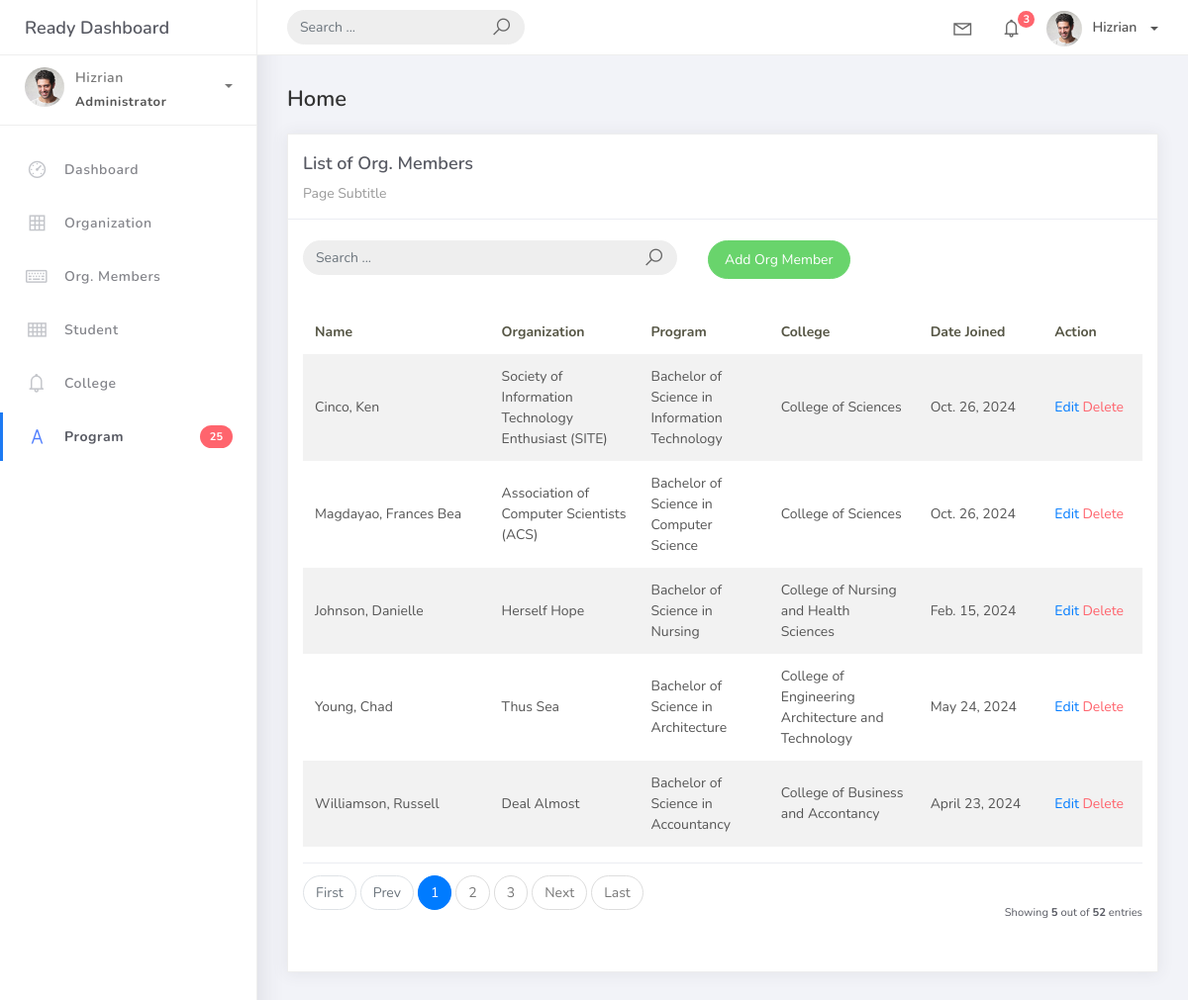
The page /orgmember_list/ on the database as committed earlier.
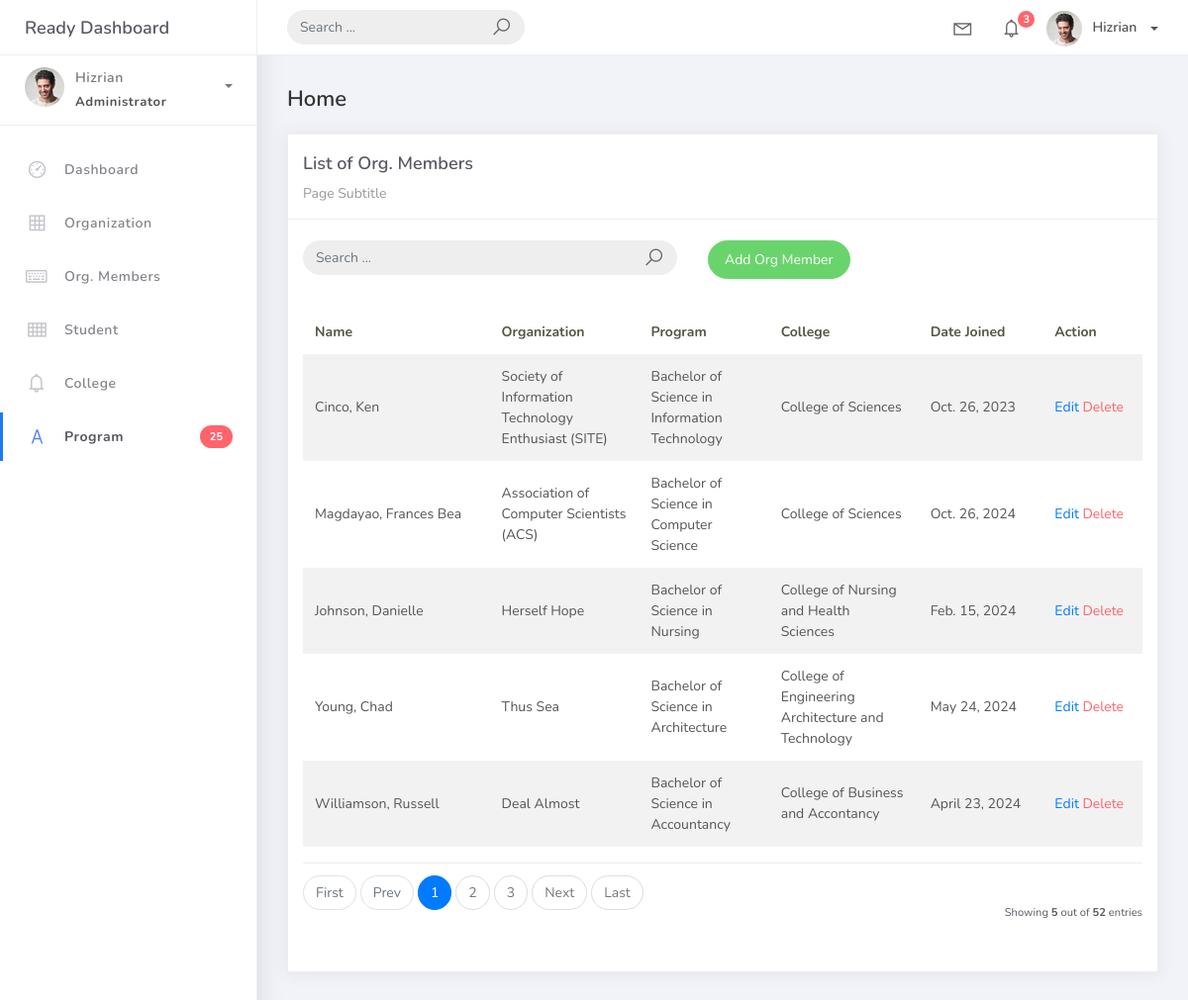
The same page on the database as committed later.
### studentorg/models.py (models this page shows, shortened)
class BaseModel(models.Model):
    created_at = models.DateTimeField(auto_now_add=True, db_index=True)
    upated_at = models.DateTimeField(auto_now=True)
    class Meta:
        abstract = True

class OrgMember(BaseModel):
    student = models.ForeignKey(Student, on_delete=models.CASCADE)
    organization = models.ForeignKey(Organization, on_delete=models.CASCADE)
    date_joined = models.DateField()

class Student(BaseModel):
    student_id = models.CharField(max_length=15)
    lastname = models.CharField(max_length=25)
    firstname = models.CharField(max_length=25)
    middlename = models.CharField(max_length=25, blank=True, null=True)
    program = models.ForeignKey(Program, on_delete=models.CASCADE)
    def __str__(self):
        return f"{self.lastname}, {self.firstname}"

class Organization(BaseModel):
    name = models.CharField(max_length=250)
    college = models.ForeignKey(
        College, null=True, blank=True, on_delete=models.CASCADE)
    description = models.CharField(max_length=500)
    def __str__(self):
        return self.name

class Program(BaseModel):
    prog_name = models.CharField (max_length=150)
    college = models.ForeignKey(College, on_delete=models.CASCADE)
    def __str__(self):
        return self.prog_name

class College(BaseModel):
    college_name = models.CharField (max_length=150)
    def __str__(self):
        return self.college_name

### studentorg/views.py (the view)
# urls.py: path('orgmember_list/', OrgMemberList.as_view(), name='orgmember-list'),
class OrgMemberList(ListView):
     model = OrgMember
     context_object_name = 'orgmember'
     template_name = 'orgmember_list.html'
     paginate_by = 5

### templates/orgmember_list.html
{% extends 'base.html' %} {% load static %} {% block content %}
<div class="content">
  <div class="container-fluid">
    <h4 class="page-title">Home</h4>
    <div class="row">
      <div class="col-md-12">
        <div class="card">
          <div class="card-header">
            <div class="card-title">List of Org. Members</div>
            <div class="card-category">Page Subtitle</div>
          </div>
          <br />
               <div class="col-md-12 row">
                   <div class="col-md-6">
                   <form class="navbar-left navbar-form nav-search mr-md-3" action="">
                       <div class="input-group">
                          <input type="text" placeholder="Search ..." class="form-control" />
                          <div class="input-group-append">
                              <span class="input-group-text">
                                <i class="la la-search search-icon"></i>
                              </span>
                          </div>
                      </div>
                   </form>
                   </div>
                   <div class="pull-right">
                    <a href="{% url 'orgmember-add' %}" class="btn btn-success btn-rounded">Add Org Member</a>
                  </div>
                </div>
          <div class="card-body">
            <table class="table table-striped mt-3">
                <thead>
                    <tr>
                      <th scope="col" style="width: 150px;">Name</th>
                      <th scope="col" style="width: 120px;">Organization</th>
                      <th scope="col" style="width: 100px;">Program</th>
                      <th scope="col" style="width: 120px;">College</th>
                      <th scope="col" style="width: 100px;">Date Joined</th>
                      <th scope="col" style="width: 80px;">Action</th>
                    </tr>
                </thead>
              <tbody>
                {% for object in object_list %}
                <tr>
                  <td>{{ object.student }}</td>
                  <td>{{ object.organization }}</td>
                  <td>{{ object.student.program }}</td>
                  <td>{{ object.student.program.college }}</td>
                  <td>{{ object.date_joined }}</td>
                  <td>
                   <a href="orgmember_list/{{ object.id }}">Edit</a>
                   <a href="orgmember_list/{{ object.id }}/delete" class="text-danger">Delete</a>
                 </td>
                </tr>
                {% empty %}
                <tr>
                  <td colspan="4"> style="text-align: center">
                   <p class="text-sm font-wight-bold mb-0">No Records Found</p>
                  </td>
                </tr>
                {% endfor %}
              </tbody>
            </table>
            {% include 'includes/pagination.html' %}
          </div>
        </div>
      </div>
    </div>
  </div>
</div>
{% endblock %}

Rows that differ between the two databases and show on the page:
changed OrgMember "Cinco, Ken": date_joined "Oct. 26, 2024" → "Oct. 26, 2023"
